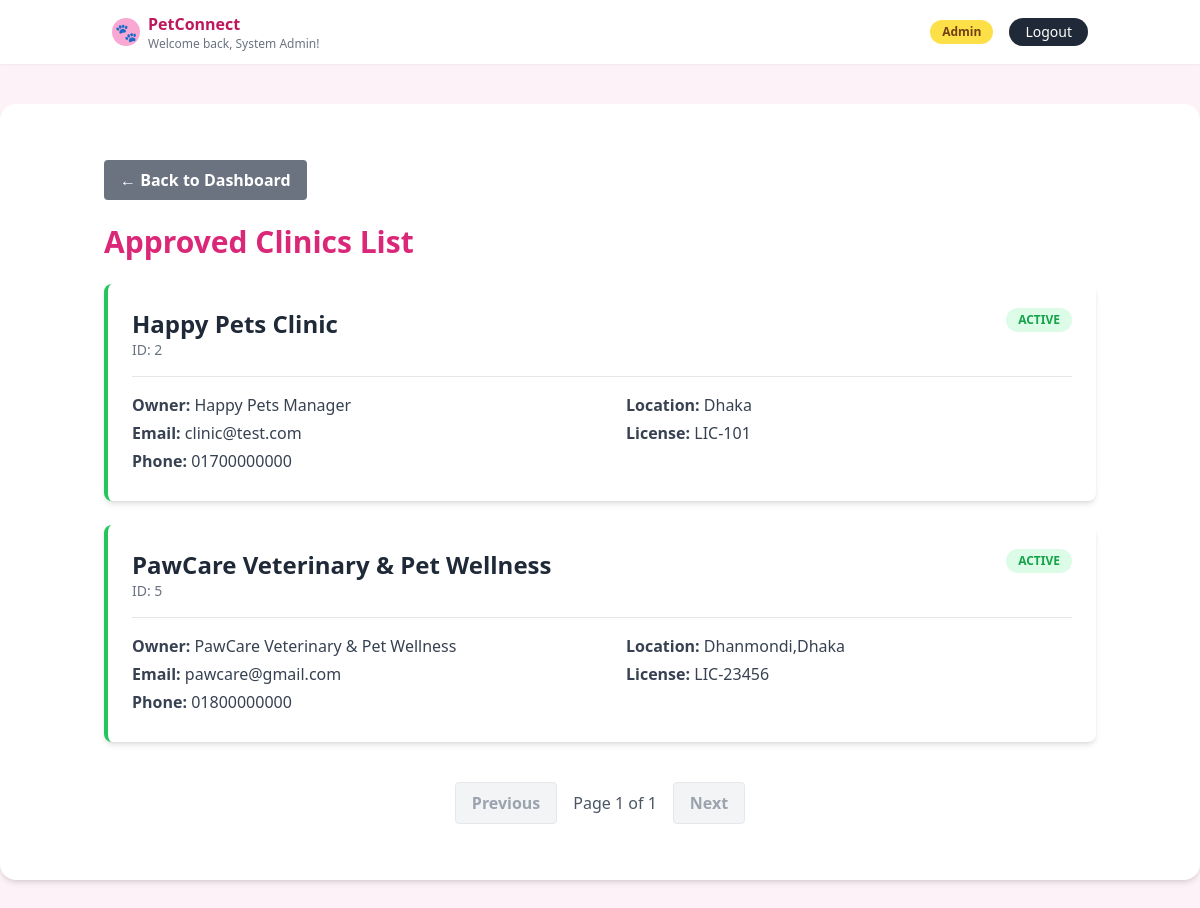
The app's page /admin/view_list/approved (signed in) with its own data.
### tables this page shows
CREATE TABLE users (
    id INTEGER PRIMARY KEY AUTOINCREMENT,
    name TEXT NOT NULL,
    email TEXT UNIQUE NOT NULL,
    phone TEXT,
    password_hash TEXT NOT NULL,
    role TEXT NOT NULL CHECK (role IN ('owner', 'clinic', 'admin')),
    clinic_name TEXT,
    clinic_location TEXT,
    clinic_license TEXT,
    is_verified INTEGER NOT NULL DEFAULT 0  -- 1 = verified clinic, 0 = pending
);

### app.py (the view)
@app.route('/admin/view_list/<status>')
def admin_view_list(status):
    if 'user_id' not in session or session.get('role') != 'admin':
        return redirect(url_for('login'))
    status_map = {'pending': 0, 'approved': 1, 'rejected': 2}
    if status not in status_map:
        flash("Invalid list type", "danger")
        return redirect(url_for('admin_dashboard'))
    ver_code = status_map[status]
    page = request.args.get('page', 1, type=int)
    per_page = 5
    offset = (page - 1) * per_page
    conn = get_db()
    users = conn.execute(
        'SELECT * FROM users WHERE role="clinic" AND is_verified=? LIMIT ? OFFSET ?',
        (ver_code, per_page, offset)
    ).fetchall()
    total_users = conn.execute(
        'SELECT COUNT(*) FROM users WHERE role="clinic" AND is_verified=?',
        (ver_code,)
    ).fetchone()[0]
    conn.close()
    total_pages = (total_users + per_page - 1) // per_page
    return render_template('admin_list_view.html',
                           users=users,
                           status=status,
                           page=page,
                           total_pages=total_pages)

### app.py (called while the page is built)
def get_db():
    conn = sqlite3.connect(app.config["DATABASE"])
    conn.row_factory = sqlite3.Row
    return conn

### templates/admin_list_view.html (shortened to what this page needs)
{% extends "base.html" %}
{% block content %}
<div class="container mx-auto px-4 py-8">
    <a href="{{ url_for('admin_dashboard') }}" class="inline-block bg-gray-500 hover:bg-gray-600 text-white font-bold py-2 px-4 rounded mb-6 transition">
        &larr; Back to Dashboard
    </a>
    <h2 class="text-3xl font-bold mb-6 capitalize text-pink-600">{{ status }} Clinics List</h2>
    {% if users %}
        <div class="grid gap-6">
            {% for user in users %}
            <div class="bg-white shadow-md rounded-lg p-6 border-l-4 {% if status == 'approved' %}border-green-500{% elif status == 'rejected' %}border-red-500{% else %}border-pink-500{% endif %}">
                <div class="flex justify-between items-start mb-4">
                    <div>
                        <h3 class="text-2xl font-bold text-gray-800">{{ user['clinic_name'] or user['name'] }}</h3>
                        <p class="text-sm text-gray-500">ID: {{ user['id'] }}</p>
                    </div>
                    <span class="px-3 py-1 rounded-full text-xs font-bold uppercase
                        {% if user['is_verified'] == 1 %}bg-green-100 text-green-600
                        {% elif user['is_verified'] == 2 %}bg-red-100 text-red-600
                        {% else %}bg-pink-100 text-pink-600{% endif %}">
                        {% if user['is_verified'] == 1 %}Active{% elif user['is_verified'] == 2 %}Declined{% else %}Needs Review{% endif %}
                    </span>
                </div>
                <div class="grid grid-cols-1 md:grid-cols-2 gap-x-12 gap-y-4 text-gray-700 border-t pt-4">
                    <div>
                        <p class="mb-1"><span class="font-bold">Owner:</span> {{ user['name'] }}</p>
                        <p class="mb-1 break-all"><span class="font-bold">Email:</span> {{ user['email'] }}</p>
                        <p class="mb-1"><span class="font-bold">Phone:</span> {{ user['phone'] }}</p>
                    </div>
                    <div>
                        <p class="mb-1"><span class="font-bold">Location:</span> {{ user['clinic_location'] or 'N/A' }}</p>
                        <p class="mb-1"><span class="font-bold">License:</span> {{ user['clinic_license'] or 'N/A' }}</p>
                    </div>
                </div>
            </div>
            {% endfor %}
        </div>
        <div class="flex justify-center items-center mt-10 space-x-4">
            {% if page > 1 %}
            <a href="{{ url_for('admin_view_list', status=status, page=page-1) }}" class="bg-white border border-gray-300 text-gray-700 font-bold py-2 px-4 rounded hover:bg-gray-100 transition">
                Previous
            </a>
            {% else %}
            <span class="bg-gray-100 border border-gray-200 text-gray-400 font-bold py-2 px-4 rounded cursor-not-allowed">
                Previous
            </span>
            {% endif %}
            <span class="text-gray-600 font-medium">Page {{ page }} of {{ total_pages }}</span>
            {% if page < total_pages %}
            <a href="{{ url_for('admin_view_list', status=status, page=page+1) }}" class="bg-white border border-gray-300 text-gray-700 font-bold py-2 px-4 rounded hover:bg-gray-100 transition">
                Next
            </a>
            {% else %}
            <span class="bg-gray-100 border border-gray-200 text-gray-400 font-bold py-2 px-4 rounded cursor-not-allowed">
                Next
            </span>
            {% endif %}
        </div>
    {% else %}
        <div class="bg-blue-50 border-l-4 border-blue-500 p-6 text-blue-700 rounded shadow-sm" role="alert">
            <p class="font-bold">No clinics found.</p>
            <p>There are no clinics in the {{ status }} category right now.</p>
        </div>
    {% endif %}
</div>
{% endblock %}

### records on screen
users: clinic_name "Happy Pets Clinic", id "2", is_verified "ACTIVE", name "Happy Pets Manager", email "clinic@test.com", phone "01700000000", clinic_location "Dhaka", clinic_license "LIC-101"
users: name "PawCare Veterinary & Pet Wellness", id "5", is_verified "ACTIVE", email "pawcare@gmail.com", phone "01800000000", clinic_location "Dhanmondi,Dhaka", clinic_license "LIC-23456"

### other values on screen
{{ session.get('user_name') }} "System Admin"
{{ session.get('role')|capitalize }} "Admin"
{{ status }} "Approved"
{{ page }} "1"
{{ total_pages }} "1"
